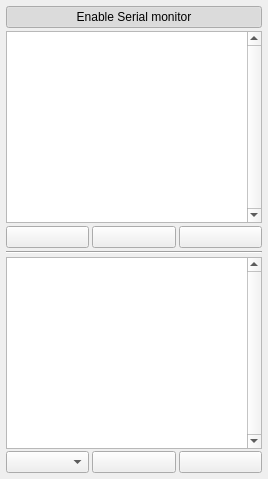
          <widget class="QWidget" name="consoles">
           <attribute name="icon">
            <iconset resource="../../resources.qrc">
             <normaloff>:/images/icons/qmlterminal.png</normaloff>:/images/icons/qmlterminal.png</iconset>
           </attribute>
           <attribute name="title">
            <string/>
           </attribute>
           <layout class="QVBoxLayout" name="verticalLayout_44" stretch="0,0,0,0">
            <property name="spacing">
             <number>3</number>
            </property>
            <property name="leftMargin">
             <number>6</number>
            </property>
            <property name="topMargin">
             <number>6</number>
            </property>
            <property name="rightMargin">
             <number>6</number>
            </property>
            <property name="bottomMargin">
             <number>6</number>
            </property>
            <item>
             <widget class="QPushButton" name="pushButtonSerialMonitor">
              <property name="toolTip">
               <string>&lt;html&gt;&lt;head/&gt;&lt;body&gt;&lt;p&gt;Capture serial port traffic (not recommended for large amount of data)&lt;/p&gt;&lt;/body&gt;&lt;/html&gt;</string>
              </property>
              <property name="text">
               <string>Enable Serial monitor</string>
              </property>
              <property name="checkable">
               <bool>true</bool>
              </property>
              <property name="checked">
               <bool>true</bool>
              </property>
             </widget>
            </item>
            <item>
             <widget class="QFrame" name="frameSerialMonitor">
              <property name="sizePolicy">
               <sizepolicy hsizetype="Preferred" vsizetype="Preferred">
                <horstretch>0</horstretch>
                <verstretch>1</verstretch>
               </sizepolicy>
              </property>
              <property name="frameShape">
               <enum>QFrame::NoFrame</enum>
              </property>
              <property name="frameShadow">
               <enum>QFrame::Raised</enum>
              </property>
              <layout class="QVBoxLayout" name="verticalLayout_35">
               <property name="spacing">
                <number>3</number>
               </property>
               <property name="leftMargin">
                <number>0</number>
               </property>
               <property name="topMargin">
                <number>0</number>
               </property>
               <property name="rightMargin">
                <number>0</number>
               </property>
               <property name="bottomMargin">
                <number>0</number>
               </property>
               <item>
                <widget class="QPlainTextEdit" name="plainTextEditConsole_3">
                 <property name="sizePolicy">
                  <sizepolicy hsizetype="Expanding" vsizetype="Expanding">
                   <horstretch>0</horstretch>
                   <verstretch>0</verstretch>
                  </sizepolicy>
                 </property>
                 <property name="font">
                  <font>
                   <strikeout>false</strikeout>
                  </font>
                 </property>
                 <property name="verticalScrollBarPolicy">
                  <enum>Qt::ScrollBarAlwaysOn</enum>
                 </property>
                 <property name="horizontalScrollBarPolicy">
                  <enum>Qt::ScrollBarAsNeeded</enum>
                 </property>
                 <property name="undoRedoEnabled">
                  <bool>false</bool>
                 </property>
                 <property name="lineWrapMode">
                  <enum>QPlainTextEdit::WidgetWidth</enum>
                 </property>
                 <property name="readOnly">
                  <bool>true</bool>
                 </property>
                 <property name="plainText">
                  <string notr="true"/>
                 </property>
                 <property name="centerOnScroll">
                  <bool>false</bool>
                 </property>
                </widget>
               </item>
               <item>
                <layout class="QHBoxLayout" name="horizontalLayout_32">
                 <property name="spacing">
                  <number>3</number>
                 </property>
                 <item>
                  <widget class="QPushButton" name="pushButtonDolarNewline">
                   <property name="sizePolicy">
                    <sizepolicy hsizetype="Preferred" vsizetype="Preferred">
                     <horstretch>0</horstretch>
                     <verstretch>0</verstretch>
                    </sizepolicy>
                   </property>
                   <property name="toolTip">
                    <string>&lt;html&gt;&lt;head/&gt;&lt;body&gt;&lt;p&gt;Print double-dolar on new line&lt;/p&gt;&lt;/body&gt;&lt;/html&gt;</string>
                   </property>
                   <property name="text">
                    <string/>
                   </property>
                   <property name="icon">
                    <iconset resource="../../resources.qrc">
                     <normaloff>:/images/icons/dollarsNewline.png</normaloff>:/images/icons/dollarsNewline.png</iconset>
                   </property>
                   <property name="iconSize">
                    <size>
                     <width>30</width>
                     <height>30</height>
                    </size>
                   </property>
                   <property name="checkable">
                    <bool>true</bool>
                   </property>
                  </widget>
                 </item>
                 <item>
                  <widget class="QPushButton" name="pushButtonClearReceivedList_3">
                   <property name="toolTip">
                    <string>&lt;html&gt;&lt;head/&gt;&lt;body&gt;&lt;p&gt;Clear console&lt;/p&gt;&lt;/body&gt;&lt;/html&gt;</string>
                   </property>
                   <property name="text">
                    <string/>
                   </property>
                   <property name="icon">
                    <iconset resource="../../resources.qrc">
                     <normaloff>:/images/icons/clear.png</normaloff>:/images/icons/clear.png</iconset>
                   </property>
                   <property name="iconSize">
                    <size>
                     <width>30</width>
                     <height>30</height>
                    </size>
                   </property>
                  </widget>
                 </item>
                 <item>
                  <widget class="QPushButton" name="pushButtonScrollDown_3">
                   <property name="minimumSize">
                    <size>
                     <width>0</width>
                     <height>0</height>
                    </size>
                   </property>
                   <property name="toolTip">
                    <string>&lt;html&gt;&lt;head/&gt;&lt;body&gt;&lt;p&gt;Autoscroll&lt;/p&gt;&lt;/body&gt;&lt;/html&gt;</string>
                   </property>
                   <property name="text">
                    <string/>
                   </property>
                   <property name="icon">
                    <iconset resource="../../resources.qrc">
                     <normaloff>:/images/icons/scrollDown.png</normaloff>:/images/icons/scrollDown.png</iconset>
                   </property>
                   <property name="iconSize">
                    <size>
                     <width>30</width>
                     <height>30</height>
                    </size>
                   </property>
                   <property name="checkable">
                    <bool>false</bool>
                   </property>
                   <property name="checked">
                    <bool>false</bool>
                   </property>
                  </widget>
                 </item>
                </layout>
               </item>
              </layout>
             </widget>
            </item>
            <item>
             <widget class="Line" name="line_4">
              <property name="orientation">
               <enum>Qt::Horizontal</enum>
              </property>
             </widget>
            </item>
            <item>
             <widget class="QFrame" name="frameOutput">
              <property name="sizePolicy">
               <sizepolicy hsizetype="Preferred" vsizetype="Preferred">
                <horstretch>0</horstretch>
                <verstretch>1</verstretch>
               </sizepolicy>
              </property>
              <property name="frameShape">
               <enum>QFrame::NoFrame</enum>
              </property>
              <property name="frameShadow">
               <enum>QFrame::Raised</enum>
              </property>
              <layout class="QVBoxLayout" name="verticalLayout_28">
               <property name="spacing">
                <number>2</number>
               </property>
               <property name="leftMargin">
                <number>0</number>
               </property>
               <property name="topMargin">
                <number>0</number>
               </property>
               <property name="rightMargin">
                <number>0</number>
               </property>
               <property name="bottomMargin">
                <number>0</number>
               </property>
               <item>
                <widget class="QPlainTextEdit" name="plainTextEditConsole">
                 <property name="sizePolicy">
                  <sizepolicy hsizetype="Expanding" vsizetype="Expanding">
                   <horstretch>0</horstretch>
                   <verstretch>0</verstretch>
                  </sizepolicy>
                 </property>
                 <property name="font">
                  <font>
                   <strikeout>false</strikeout>
                  </font>
                 </property>
                 <property name="verticalScrollBarPolicy">
                  <enum>Qt::ScrollBarAlwaysOn</enum>
                 </property>
                 <property name="undoRedoEnabled">
                  <bool>false</bool>
                 </property>
                 <property name="lineWrapMode">
                  <enum>QPlainTextEdit::NoWrap</enum>
                 </property>
                 <property name="readOnly">
                  <bool>true</bool>
                 </property>
                 <property name="plainText">
                  <string notr="true"/>
                 </property>
                 <property name="centerOnScroll">
                  <bool>false</bool>
                 </property>
                </widget>
               </item>
               <item>
                <layout class="QHBoxLayout" name="horizontalLayout_18">
                 <property name="spacing">
                  <number>3</number>
                 </property>
                 <item>
                  <widget class="QComboBox" name="comboBoxOutputLevel">
                   <property name="sizePolicy">
                    <sizepolicy hsizetype="Preferred" vsizetype="Preferred">
                     <horstretch>0</horstretch>
                     <verstretch>0</verstretch>
                    </sizepolicy>
                   </property>
                   <property name="toolTip">
                    <string>Message filter</string>
                   </property>
                   <property name="currentIndex">
                    <number>3</number>
                   </property>
                   <property name="iconSize">
                    <size>
                     <width>30</width>
                     <height>30</height>
                    </size>
                   </property>
                   <item>
                    <property name="text">
                     <string/>
                    </property>
                    <property name="icon">
                     <iconset resource="../../resources.qrc">
                      <normaloff>:/images/icons/messagesDevice.png</normaloff>:/images/icons/messagesDevice.png</iconset>
                    </property>
                   </item>
                   <item>
                    <property name="text">
                     <string/>
                    </property>
                    <property name="icon">
                     <iconset resource="../../resources.qrc">
                      <normaloff>:/images/icons/messagesErrors.png</normaloff>:/images/icons/messagesErrors.png</iconset>
                    </property>
                   </item>
                   <item>
                    <property name="text">
                     <string/>
                    </property>
                    <property name="icon">
                     <iconset resource="../../resources.qrc">
                      <normaloff>:/images/icons/messagesWarnings.png</normaloff>:/images/icons/messagesWarnings.png</iconset>
                    </property>
                   </item>
                   <item>
                    <property name="text">
                     <string/>
                    </property>
                    <property name="icon">
                     <iconset resource="../../resources.qrc">
                      <normaloff>:/images/icons/messagesAll.png</normaloff>:/images/icons/messagesAll.png</iconset>
                    </property>
                   </item>
                  </widget>
                 </item>
                 <item>
                  <widget class="QPushButton" name="pushButtonClearReceivedList">
                   <property name="toolTip">
                    <string>&lt;html&gt;&lt;head/&gt;&lt;body&gt;&lt;p&gt;Clear console&lt;/p&gt;&lt;/body&gt;&lt;/html&gt;</string>
                   </property>
                   <property name="text">
                    <string/>
                   </property>
                   <property name="icon">
                    <iconset resource="../../resources.qrc">
                     <normaloff>:/images/icons/clear.png</normaloff>:/images/icons/clear.png</iconset>
                   </property>
                   <property name="iconSize">
                    <size>
                     <width>30</width>
                     <height>30</height>
                    </size>
                   </property>
                  </widget>
                 </item>
                 <item>
                  <widget class="QPushButton" name="pushButtonScrollDown">
                   <property name="minimumSize">
                    <size>
                     <width>0</width>
                     <height>0</height>
                    </size>
                   </property>
                   <property name="toolTip">
                    <string>&lt;html&gt;&lt;head/&gt;&lt;body&gt;&lt;p&gt;Autoscroll&lt;/p&gt;&lt;/body&gt;&lt;/html&gt;</string>
                   </property>
                   <property name="text">
                    <string/>
                   </property>
                   <property name="icon">
                    <iconset resource="../../resources.qrc">
                     <normaloff>:/images/icons/scrollDown.png</normaloff>:/images/icons/scrollDown.png</iconset>
                   </property>
                   <property name="iconSize">
                    <size>
                     <width>30</width>
                     <height>30</height>
                    </size>
                   </property>
                  </widget>
                 </item>
                </layout>
               </item>
              </layout>
             </widget>
            </item>
           </layout>
          </widget>
